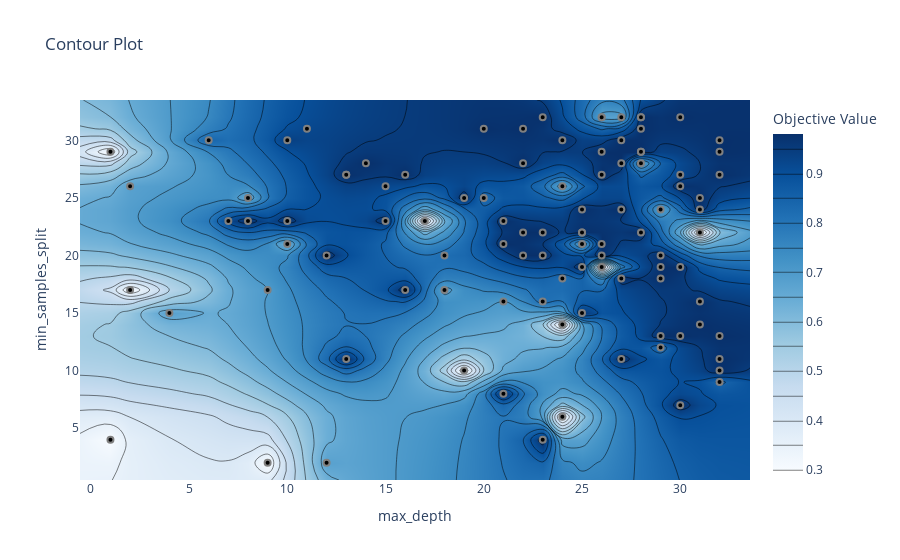

The code cell stored with this chart in its notebook:
### Markdown cell above
## OPTUNA VISUALIZATIONS

https://optuna.readthedocs.io/en/stable/tutorial/10_key_features/005_visualization.html#sphx-glr-download-tutorial-10-key-features-005-visualization-py

### Code cell
#plot contour
plt.figure(figsize=(6.8,6.8))
optuna.visualization.plot_contour(dtree_study, params=['max_depth', 'min_samples_split'])

### Figure 1 — Plotly figure (JSON) as saved in the notebook; plotly's stock layout.template omitted (floating-point values rounded to 4 significant figures; data arrays with more than 128 entries replaced by an {"elided": "..."} marker saying what was removed)
{"data": [{"colorbar": {"title": {"text": "Objective Value"}}, "colorscale": [[0, "rgb(247,251,255)"], [0.125, "rgb(222,235,247)"], [0.25, "rgb(198,219,239)"], [0.375, "rgb(158,202,225)"], [0.5, "rgb(107,174,214)"], [0.625, "rgb(66,146,198)"], [0.75, "rgb(33,113,181)"], [0.875, "rgb(8,81,156)"], [1, "rgb(8,48,107)"]], "connectgaps": true, "contours": {"coloring": "heatmap"}, "hoverinfo": "none", "line": {"smoothing": 1.3}, "reversescale": false, "type": "contour", "x": [-0.55, 1, 2, 4, 6, 7, 8, 9, 10, 11, 12, 13, 14, 15, 16, 17, 18, 19, 20, 21, 22, 23, 24, 25, 26, 27, 28, 29, 30, 31, 32, 33.55], "y": [0.5, 2, 4, 6, 7, 8, 9, 10, 11, 12, 13, 14, 15, 16, 17, 18, 19, 20, 21, 22, 23, 24, 25, 26, 27, 28, 29, 30, 31, 32, 33.5], "z": {"elided": "31x32 float values"}}, {"marker": {"color": "black", "line": {"color": "Grey", "width": 2}}, "mode": "markers", "showlegend": false, "type": "scatter", "x": [2, 24, 1, 21, 23, 26, 9, 1, 19, 17, 32, 28, 25, 10, 32, 13, 27, 22, 29, 15, 23, 32, 30, 26, 30, 20, 26, 32, 24, 18, 29, 28, 27, 24, 22, 30, 6, 28, 21, 25, 4, 25, 31, 27, 23, 19, 16, 28, 25, 12, 31, 8, 12, 8, 22, 15, 29, 26, 31, 2, 20, 32, 30, 28, 32, 29, 26, 23, 27, 10, 30, 13, 10, 13, 11, 24, 16, 27, 14, 31, 7, 18, 22, 24, 21, 25, 26, 29, 23, 28, 21, 31, 32, 26, 27, 29, 25, 30, 28, 9], "y": [17, 6, 29, 16, 32, 20, 2, 4, 10, 23, 27, 32, 22, 23, 11, 27, 32, 20, 13, 26, 20, 29, 26, 29, 32, 25, 19, 30, 14, 17, 24, 32, 28, 30, 31, 27, 30, 28, 8, 21, 15, 22, 24, 18, 22, 25, 27, 31, 19, 2, 22, 23, 20, 25, 28, 23, 18, 21, 16, 26, 31, 9, 7, 29, 13, 12, 32, 4, 24, 21, 19, 27, 30, 11, 31, 26, 17, 30, 28, 25, 23, 20, 22, 18, 21, 24, 32, 20, 16, 29, 23, 14, 10, 27, 11, 19, 15, 13, 22, 17]}], "layout": {"title": {"text": "Contour Plot"}, "xaxis": {"range": [-0.55, 33.55], "title": {"text": "max_depth"}}, "yaxis": {"range": [0.5, 33.5], "title": {"text": "min_samples_split"}}}}
